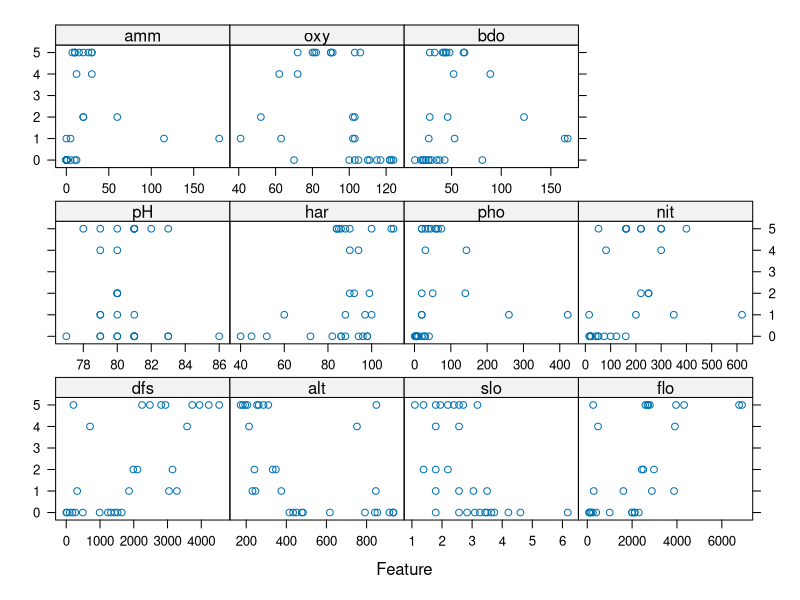
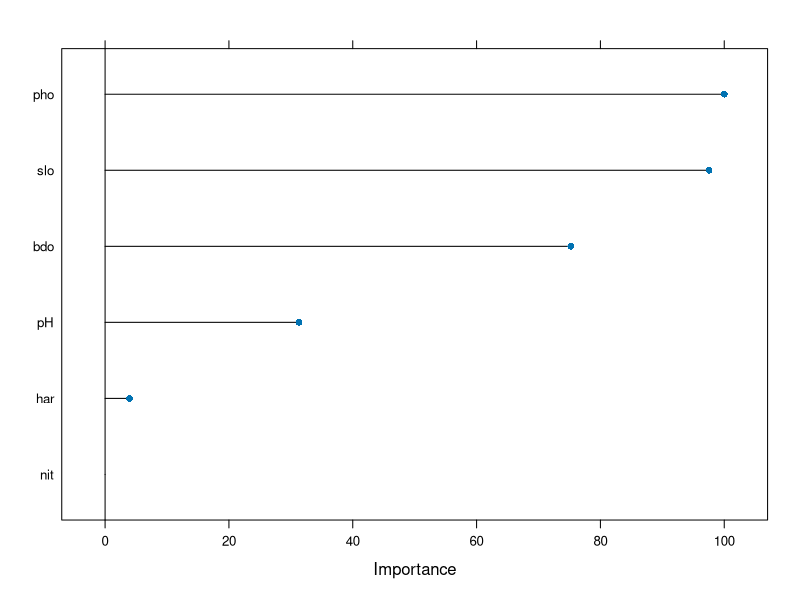

Write the R code that produced these figures, in order.
## ---- chunk 1
# Clear all
rm(list = ls())  

# Load relevant libraries
library(tidyverse)
library(ade4)
library(skimr)
library(caret)
## ---- chunk 2
#Let's load the data
data(doubs)

# Set-up species data
species <- doubs$fish

# Set-up environmental data
environ <- doubs$env
## ---- chunk 3
# Look at the data - drop the site column
skim(species)
## ---- chunk 4
# Look at the data - drop the site column
skim(environ)
## ---- chunk 5
# Plot features (x) against Ruru abundance (y)
featurePlot(x=environ, y= species$Ruru)
## ---- chunk 6
# Fit GLM to species Ruru - use all environmental covariates to fit the model
ruru_model <- glm(formula = species$Ruru ~ . ,  
                     # Use a Poisson distribution for the response variable
                     family= poisson(link = "log"), 
                     data = environ)

# Summarise the model fit
summary(ruru_model)
## ---- chunk 7
# Genrate analysis of deviance
anova(ruru_model, test="LRT")
## ---- chunk 8
# Step through combinations
step_ruru <- step(glm(species$Ruru~., data=environ, family=poisson))
# Summarise best model by AIC
summary(step_ruru)
## ---- chunk 9
# Generate covariate correlation matrix
cor_mat <- cor(environ, method="spearman")
# Subset covariates that are highly correlated
highlyCorrelated <- findCorrelation(cor_mat, cutoff=0.8)
# Generate column names to remove
cols_to_remove <- names(environ[highlyCorrelated])
# Remove highly correlated variables from df
df_model <- environ %>% dplyr::select(-cols_to_remove)
# Create a dataframe of Ruru abundance and environmental covariates
df_model <- cbind(abun = species$Ruru, df_model)
# Let's look at the results
head(df_model)
## ---- chunk 10
# Create index for splitting
inTrain  <- createDataPartition(y = df_model$abun, p = 0.6, list = FALSE)
# Create training dataset
training <- df_model[inTrain,]
# Create testing dataset
testing  <- df_model[-inTrain,]
## ---- chunk 11
# For reproducibilty
set.seed(12345)

# Train the model
glm_fit <- train(
  # Specify a formula for abundance as a function of selected covariates
  form = abun ~ . , 
  # Select data to train the model on
  data = training,
  # Select the glm method with the poisson distribution
  method = "glm", family = "poisson",
  # Normalise the covariate data
  preProcess = c("center", "scale"),
  # Tuning parameters
  trControl = trainControl("cv", 5, savePredictions = T))

## ---- chunk 12

# How did the model perform
glm_fit

# Show model fit details and covariate significance
summary(glm_fit)

# What are the important of the covariates in them model?
varImp(glm_fit) %>% plot()
## ---- chunk 13
# how accurate was the trained model on the test data set?
# Make a prediction on the test data set
pred <- predict(glm_fit, newdata = testing)

# Calculate prediction accuracy of model, given test data
data.frame(
  R2 = R2(pred, testing$abun),
  RMSE = RMSE(pred, testing$abun),
  MAE = MAE(pred, testing$abun)
)
